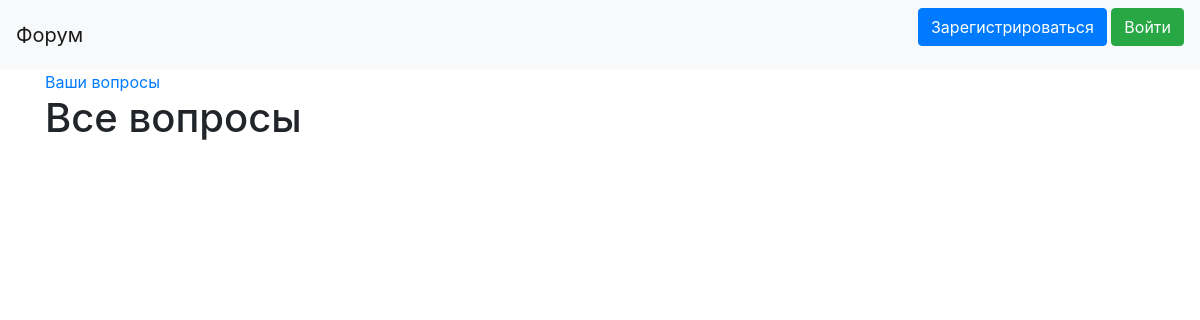
Before: /all_questions with the older database file.
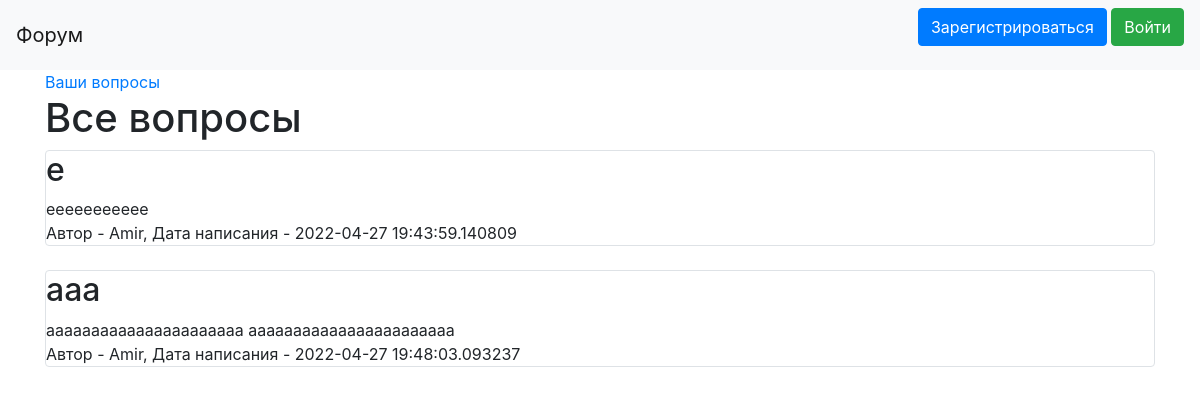
After: the same page with the newer database file.
### data/question.py (models this page shows)
class Question(SqlAlchemyBase):
    __tablename__ = 'questions'
    id = sqlalchemy.Column(sqlalchemy.Integer,
                           primary_key=True, autoincrement=True)
    title = sqlalchemy.Column(sqlalchemy.String, nullable=True)
    content = sqlalchemy.Column(sqlalchemy.String, nullable=True)
    created_date = sqlalchemy.Column(sqlalchemy.String,
                                     default=datetime.datetime.now().strftime('%d.%m.%Y'))
    user_id = sqlalchemy.Column(sqlalchemy.Integer,
                                sqlalchemy.ForeignKey("users.id"))
    user = orm.relation('User')

### data/user.py (models this page shows, shortened)
class User(SqlAlchemyBase, UserMixin):
    __tablename__ = 'users'
    id = sqlalchemy.Column(sqlalchemy.Integer,
                           primary_key=True, autoincrement=True)
    name = sqlalchemy.Column(sqlalchemy.String, nullable=True)
    about = sqlalchemy.Column(sqlalchemy.String, nullable=True)
    email = sqlalchemy.Column(sqlalchemy.String,
                              index=True, unique=True, nullable=True)
    hashed_password = sqlalchemy.Column(sqlalchemy.String, nullable=True)
    created_date = sqlalchemy.Column(sqlalchemy.String,
                                     default=datetime.datetime.now().strftime('%d.%m.%Y'))
    questions = orm.relation("Question", back_populates='user')
    answers = orm.relation("Answer", back_populates='user')

### main.py (the view)
@app.route('/all_questions')
def all_questions():
    db_sess = db_session.create_session()
    questions = db_sess.query(Question)
    answers = []
    for question in questions:
        answer = db_sess.query(Answer).filter(Answer.question_id == question.id)
        answers.append(answer)
    return render_template('all_questions.html', question=questions,
                           current_user=current_user, answers=answers,
                           title='Все вопросы')

### data/db_session.py (called while the page is built)
def create_session() -> Session:
    global __factory
    return __factory()

### templates/all_questions.html (shortened to what this page needs)
{% extends "base.html" %}
{% block content %}
<a href="/">Ваши вопросы</a>
<h1>Все вопросы</h1>
{% for item in question%}
<div class="col-md6 border rounded">
    <h2>{{item.title}}</h2>
    <div>
        {{item.content}}
    </div>
    <div>
        Автор - {{item.user.name}}, Дата написания - {{item.created_date}}
    </div>
    {% set loop_index = loop.index0 %}
</div><br>
{% endfor %}
{% endblock %}

Changed rows visible on the page:
added Question: title "e", content "eeeeeeeeeee", user.name "Amir", created_date "2022-04-27 19:43:59.140809"
added Question: title "aaa", content "aaaaaaaaaaaaaaaaaaaaaa aaaaaaaaaaaaaaaaaaaaaaa", user.name "Amir", created_date "2022-04-27 19:48:03.093237"
